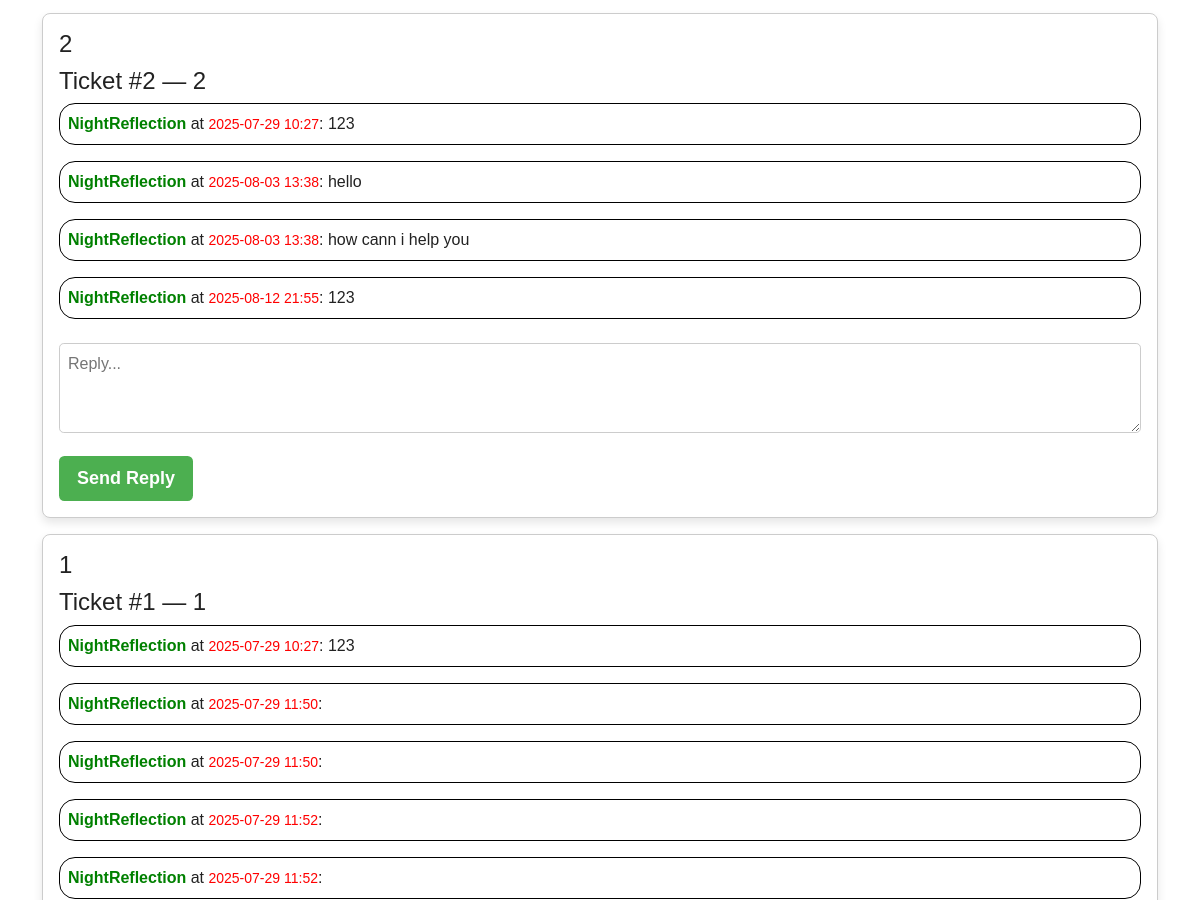
Page /tickets (signed in, middle part) on the earlier database version.
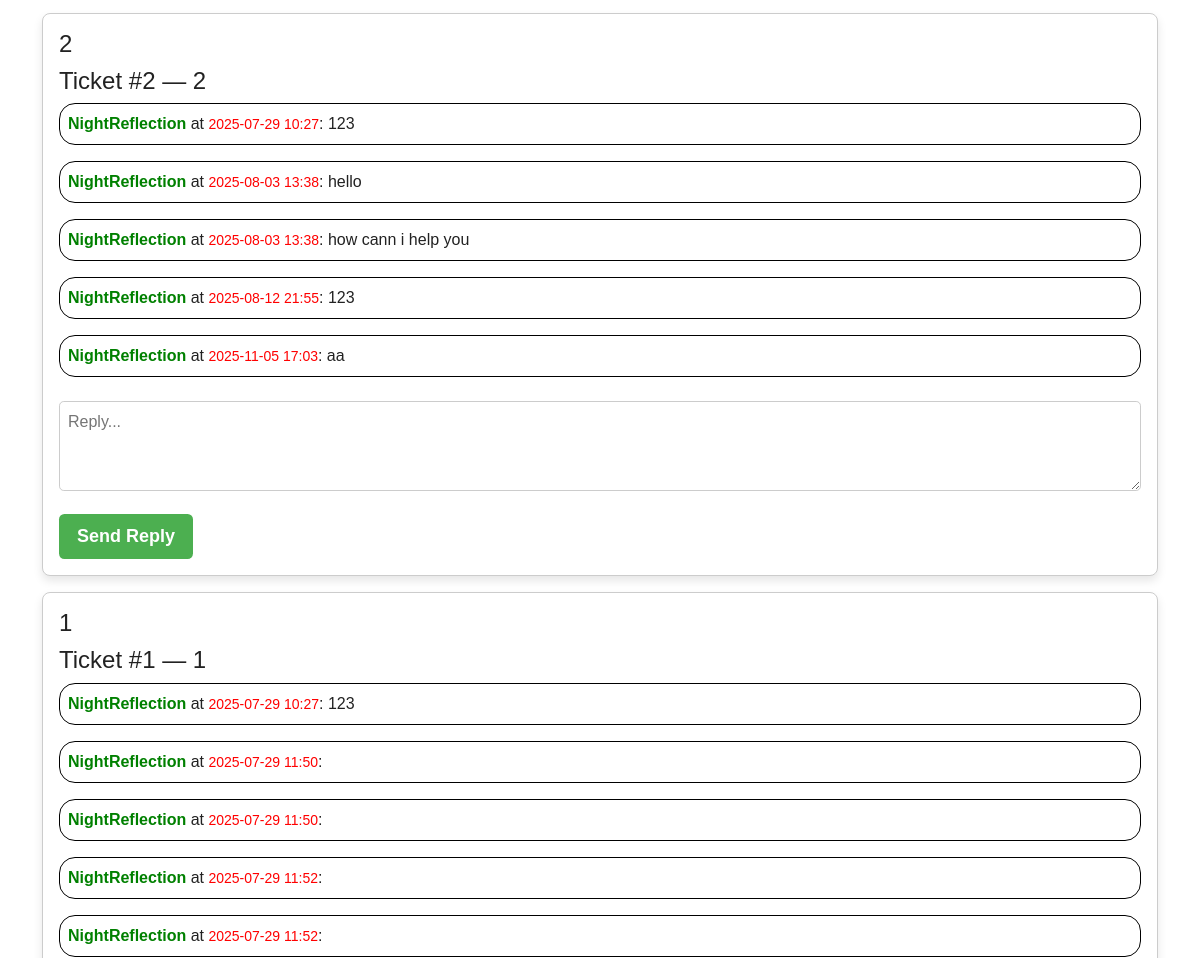
Same page on the later database version.
### main.py (models this page shows)
class Ticket(db.Model):
    id = db.Column(db.Integer, primary_key=True)
    title = db.Column(db.String(100), nullable=False)
    user_id = db.Column(db.Integer, db.ForeignKey('user.id'), nullable=False)
    timestamp = db.Column(db.DateTime, default=datetime.utcnow)
    category = db.Column(db.String(50), nullable=False, default='General')
    user = db.relationship('User', backref='tickets')
    messages = db.relationship('TicketMessage', backref='ticket', cascade='all, delete-orphan', passive_deletes=False, lazy=True)

class TicketMessage(db.Model):
    id = db.Column(db.Integer, primary_key=True)
    ticket_id = db.Column(db.Integer, db.ForeignKey('ticket.id'), nullable=False)
    sender_id = db.Column(db.Integer, db.ForeignKey('user.id'), nullable=False)
    message = db.Column(db.Text, nullable=False)
    timestamp = db.Column(db.DateTime, default=datetime.utcnow)
    sender = db.relationship('User')

class User(db.Model):
    id = db.Column(db.Integer, primary_key=True)
    username = db.Column(db.String(50), unique=False, nullable=False)
    email = db.Column(db.String(100), unique=True, nullable=False)
    password = db.Column(db.String(255), nullable=False)
    phone_number = db.Column(db.String(255), unique=True, nullable=True)
    premium = db.Column(db.Boolean, default=False)
    timezone = db.Column(db.String(50), nullable=True)
    pfp = db.Column(db.LargeBinary, nullable=True)
    role = db.Column(db.String(50), nullable=True)

### main.py (the view, shortened to what this page needs)
@app.route('/tickets', methods=['GET', 'POST'])
def tickets():
    user_id = session.get('user_id')
    user = User.query.get(user_id)
    if not user:
        return redirect(url_for('login'))
    if user.role == 'blacklisted':
        flash('You are blacklisted from accessing the ticket system.', 'danger')
        return redirect(url_for('home'))
    max_tickets = 3 if user.premium else 1
    open_tickets = Ticket.query.filter_by(user_id=user.id).count()
    user_tickets = Ticket.query.filter_by(user_id=user.id).order_by(Ticket.timestamp.desc()).all()
    return render_template('tickets.html', tickets=user_tickets, user_timezone=user.timezone)

### main.py (called while the page is built)
@app.context_processor
def inject_user():
    user = None
    if 'user_id' in session:
        user = User.query.get(session['user_id'])
    return dict(user=user)

@app.before_request
def maintenance():
    if request.endpoint in ["toggle_maintenance", "terms_of_service", "privacy_policy"]:
        return
    if not MAINTENANCE_MODE:
        return
    if 'user_id' in session:
        user = User.query.get(session['user_id'])
        if user and user.role == "admin":
            return
    return render_template("maintenance.html"), 503

@app.template_filter('localtime')
def localtime_filter(utc_dt, tz_str):
    if not utc_dt or not tz_str:
        return utc_dt
    try:
        local_dt = utc_dt.replace(tzinfo=ZoneInfo("UTC")).astimezone(ZoneInfo(tz_str))
        return local_dt.strftime('%Y-%m-%d %H:%M')
    except Exception:
        return utc_dt.strftime('%Y-%m-%d %H:%M')

### templates/tickets.html (shortened to what this page needs)
{% extends 'base.html' %}
{% block content %}
{% for ticket in tickets %}
  <div class="ticket-box">
    <h4>{{ ticket.title }}</h4>
    <h4>Ticket #{{ ticket.id }} — {{ ticket.title }}</h4>
    {% for msg in ticket.messages %}
      <p class="ticket-message">
        <strong style='color: green;'>{{ msg.sender.username }}</strong> at <small style='color: red;'>{{ msg.timestamp|localtime(user_timezone) }}</small>: {{ msg.message }}
      </p>
    {% endfor %}
    <form method="POST">
      <textarea name="message" rows="3" placeholder="Reply..." required maxlength="500"></textarea>
      <button type="submit">Send Reply</button>
    </form>
  </div>
{% endfor %}
{% endblock %}

### templates/base.html (shortened to what this page needs)
<!DOCTYPE html>
<html lang="en">
  <head>
    <link rel="stylesheet" href="https://cdn.jsdelivr.net/npm/bootstrap@5.3.0/dist/css/bootstrap.min.css" />
    <link rel="stylesheet" href="{{ url_for('static', filename='style.css') }}" />
    <link rel="stylesheet" href="https://cdnjs.cloudflare.com/ajax/libs/font-awesome/5.15.4/css/all.min.css" />
    <link href="https://cdnjs.cloudflare.com/ajax/libs/font-awesome/6.5.0/css/all.min.css" rel="stylesheet" />
    <link rel="stylesheet" href="https://cdnjs.cloudflare.com/ajax/libs/font-awesome/6.5.0/css/all.min.css">
    <link href="https://cdnjs.cloudflare.com/ajax/libs/font-awesome/6.0.0/css/all.min.css" rel="stylesheet">
  </head>
  <body>
    <div class="container mt-5"> {% block content %}{% endblock %} </div>
  </body>
</html>

### static/style.css (style rules this page uses)
body.light-mode { background-color: #f4f4f4; color: black; font-family: Arial, sans-serif; }
button { font-size: 1.125em; border-radius: 0.3125em; }
.container { margin-top: 2em; }

### templates/base.html (style rules this page uses)
html, body { height: 100%; margin: 0; transition: background-color 0.3s, color 0.3s; }
body { display: flex; flex-direction: column; min-height: 100vh; }
body.light-mode { background-color: white; color: black; }
.container.mt-5 { flex: 1 0 auto; }

### templates/tickets.html (style rules this page uses)
body.light-mode .ticket-form, body.light-mode .ticket-box { background-color: #ffffff; color: #222; border: 0.1em solid #ccc; padding: 1em; margin: 1em 0; border-radius: 0.5em; box-shadow: 0 0.3em 0.6em rgba(0, 0, 0, 0.1); }
.ticket-form input[type="text"], .ticket-form textarea, .ticket-box textarea { width: 100%; margin-top: 0.5em; margin-bottom: 1em; padding: 0.5em; border-radius: 0.3em; border: 0.1em solid #ccc; }
.ticket-form button, .ticket-box button { padding: 0.5em 1em; font-weight: bold; border: none; border-radius: 0.3em; background-color: #4caf50; color: white; cursor: pointer; }
body.light-mode .ticket-message { word-break: break-word; margin-bottom: 1em; border: thin solid black; border-radius: 1em; padding: 0.5em; }

Differences in the rows shown:
added TicketMessage: sender.username "NightReflection", timestamp "2025-11-05 17:03", message "aa", shown under Ticket id 2
